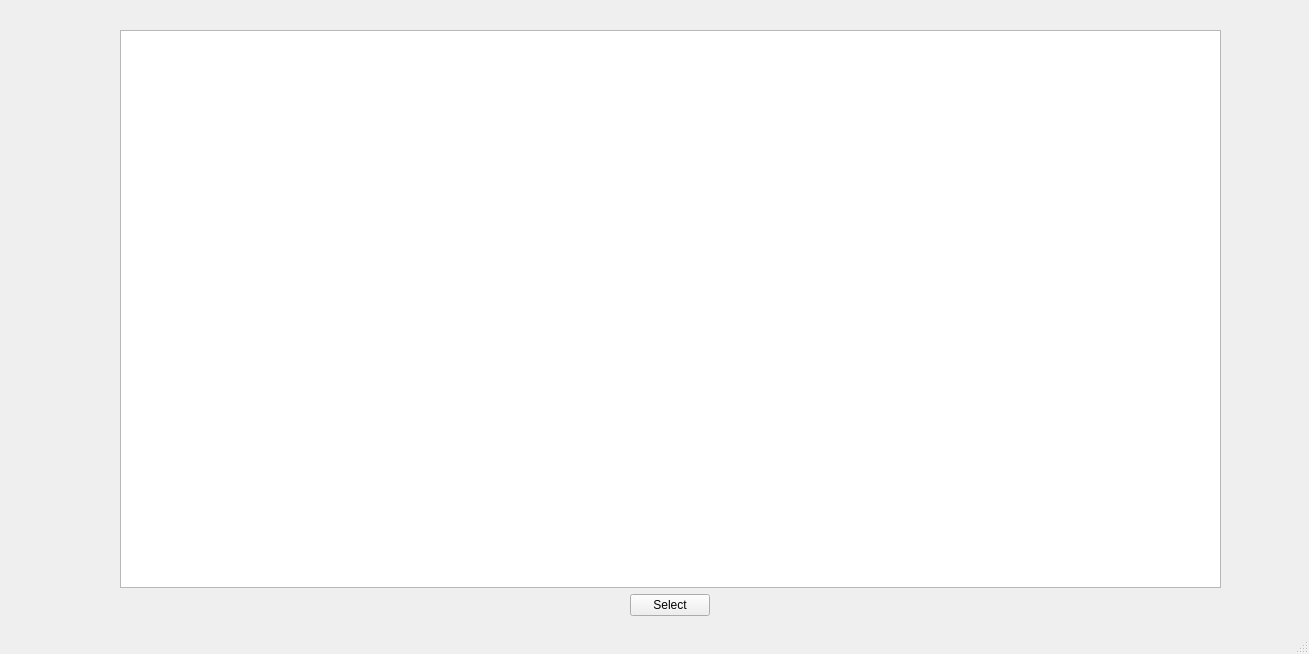
<?xml version="1.0" encoding="UTF-8"?>
<ui version="4.0">
 <class>MainWindow</class>
 <widget class="QMainWindow" name="MainWindow">
  <property name="geometry">
   <rect>
    <x>0</x>
    <y>0</y>
    <width>1309</width>
    <height>654</height>
   </rect>
  </property>
  <property name="windowTitle">
   <string>MainWindow</string>
  </property>
  <widget class="QWidget" name="centralwidget">
   <widget class="QWidget" name="verticalLayoutWidget">
    <property name="geometry">
     <rect>
      <x>120</x>
      <y>30</y>
      <width>1101</width>
      <height>586</height>
     </rect>
    </property>
    <layout class="QVBoxLayout" name="verticalLayout">
     <item>
      <widget class="QListWidget" name="listWidget">
       <property name="enabled">
        <bool>true</bool>
       </property>
       <property name="minimumSize">
        <size>
         <width>300</width>
         <height>300</height>
        </size>
       </property>
      </widget>
     </item>
     <item alignment="Qt::AlignHCenter">
      <widget class="QPushButton" name="pushButton">
       <property name="sizePolicy">
        <sizepolicy hsizetype="Minimum" vsizetype="Fixed">
         <horstretch>0</horstretch>
         <verstretch>0</verstretch>
        </sizepolicy>
       </property>
       <property name="text">
        <string>Select</string>
       </property>
      </widget>
     </item>
    </layout>
   </widget>
  </widget>
  <widget class="QMenuBar" name="menubar">
   <property name="geometry">
    <rect>
     <x>0</x>
     <y>0</y>
     <width>1309</width>
     <height>22</height>
    </rect>
   </property>
  </widget>
  <widget class="QStatusBar" name="statusbar"/>
 </widget>
 <resources/>
 <connections/>
</ui>
